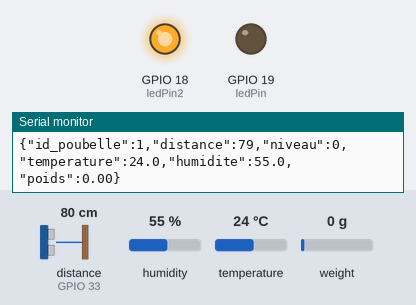
A sketch run on a simulated ESP32. On the bench: output pins drawn as LEDs (lit = HIGH), the last lines printed to the serial monitor. Wiring (inferred from the names in the program): ultrasonic range finder: trigger GPIO 26; echo GPIO 33. Inputs (shaded band) come from the test bench; at power-on: distance to the obstacle (sensor on GPIO 33) 80 cm, humidity 55 %, temperature 24 °C, weight on the scale 0 g. The echo pulse lasts 58.3 µs per cm; WiFi joins after 1.5 s; servers stay silent unless stated; no MQTT or app messages arrive unless stated; pins used as bus, display or sensor lines are not drawn.

Above: at 4.7 s.
4.8 s: distance to the obstacle (sensor on GPIO 33) set to 10 cm
11.1 s: distance to the obstacle (sensor on GPIO 33) set to 7 cm
At 12.2 s:
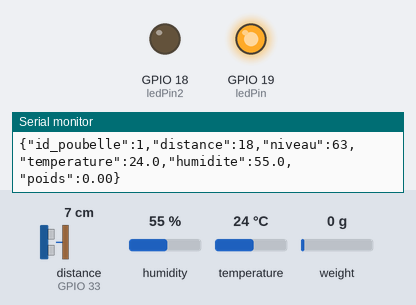
12.8 s: distance to the obstacle (sensor on GPIO 33) set to 13 cm
18.1 s: distance to the obstacle (sensor on GPIO 33) set to 15 cm
At 22.5 s:
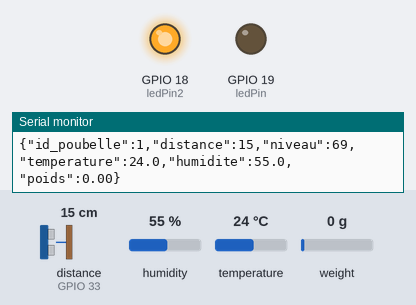
22.8 s: distance to the obstacle (sensor on GPIO 33) set to 2 cm
At 24.1 s:
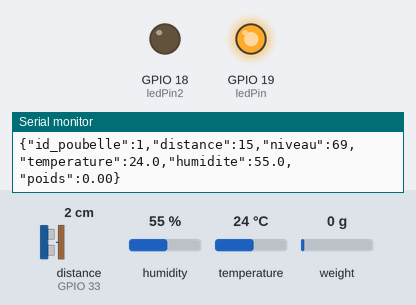
Timing chart, 0 to 25.8 s (numbered marks = the images above; inputs shaded):
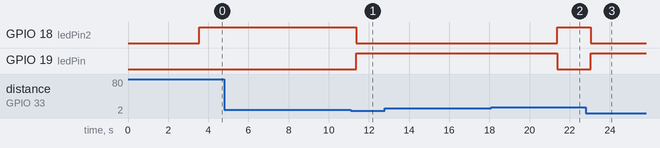

The sketch:

sketch.ino
```cpp
#include <WiFi.h>
#include <PubSubClient.h>
#include <DHT.h>
#include <HX711.h>

const char* ssid = "SmartTrash_Wifi";
const char* password = "poubelle2026";
const char* mqtt_server = "192.168.4.1";

IPAddress local_IP(192, 168, 4, 3);
IPAddress gateway(192, 168, 4, 1);
IPAddress subnet(255, 255, 255, 240);

WiFiClient espClient;
PubSubClient client(espClient);

const int trigPin = 26;
const int echoPin = 33;

const int ledPin = 19;
const int ledPin2 = 18;

#define DHTPIN 4
#define DHTTYPE DHT22

DHT dht(DHTPIN, DHTTYPE);

const int LOADCELL_DOUT_PIN = 22;
const int LOADCELL_SCK_PIN = 23;

HX711 scale;

float calibration_factor = 22684.0;

long duration = 0;
int distance = 0;
float distanceLissee = 0.0;
bool distanceValide = false;

float temperature = 0.0;
float humidite = 0.0;

float poids = 0.0;

unsigned long dernierEnvoiMqtt = 0;
const long intervalleEnvoi = 2000;

void processUltrasonic() {
  digitalWrite(trigPin, LOW);
  delayMicroseconds(2);

  digitalWrite(trigPin, HIGH);
  delayMicroseconds(10);

  digitalWrite(trigPin, LOW);

  duration = pulseIn(echoPin, HIGH, 10000);

  if (duration == 0) {
    distanceValide = false;
    return;
  }

  // Calcul de la vitesse du son avec la température du DHT22
  float vitesseSon = 0.03314 + (0.0000606 * temperature);

  // Sécurité si le DHT n'a pas encore lu au démarrage
  if (temperature == 0.0) {
    vitesseSon = 0.034;
  }

  // Mesure brute avec virgule (float) pour plus de précision
  float nouvelleDistanceBrute = duration * vitesseSon / 2.0;

  if (nouvelleDistanceBrute >= 2 && nouvelleDistanceBrute <= 400) {

    // NOUVEAU : Application du filtre passe-bas (Lissage)
    if (distanceLissee == 0.0) {
      // Au démarrage, on prend la première valeur directement
      distanceLissee = nouvelleDistanceBrute;
    } else {
      // Ensuite on lisse : 20% de la nouvelle valeur + 80% de l'ancienne
      distanceLissee = (nouvelleDistanceBrute * 0.2) + (distanceLissee * 0.8);
    }

    // On arrondit à l'entier le plus proche pour l'affichage final
    distance = round(distanceLissee);
    distanceValide = true;

  } else {
    distanceValide = false;
  }

  // Gestion des LEDs
  if (distance < 15) {
    digitalWrite(ledPin, HIGH);
    digitalWrite(ledPin2, LOW);
  } else {
    digitalWrite(ledPin2, HIGH);
    digitalWrite(ledPin, LOW);
  }
}

void processDHT() {
  float h = dht.readHumidity();
  float t = dht.readTemperature();

  if (!isnan(h) && !isnan(t)) {
    humidite = h;
    temperature = t;
  }
}

void processPoids() {
  if (scale.is_ready()) {
    poids = scale.get_units(5);

    if (poids < 0) {
      poids = 0;
    }
  }
}

void reconnect() {
  int tentatives = 0;

  while (!client.connected() && tentatives < 5) {

    Serial.print("Connexion MQTT...");

    if (client.connect("ESP32_Poubelle_1")) {
      Serial.println(" OK");
    } else {
      Serial.print(" Erreur rc=");
      Serial.print(client.state());
      Serial.println(" nouvelle tentative dans 2s");

      delay(2000);
      tentatives++;
    }
  }
}

void verifierWifi() {

  if (WiFi.status() == WL_CONNECTED)
    return;

  Serial.println("WiFi perdu ! Reconnexion...");

  WiFi.reconnect();

  unsigned long debut = millis();

  while (WiFi.status() != WL_CONNECTED &&
         millis() - debut < 10000) {

    delay(500);
    Serial.print(".");
  }

  if (WiFi.status() != WL_CONNECTED) {

    Serial.println("\nImpossible de reconnecter le WiFi.");
    Serial.println("Redémarrage ESP32...");

    ESP.restart();
  }

  Serial.println("\nWiFi reconnecté !");
}

void setup() {

  Serial.begin(115200);

  delay(1000);

  Serial.println("===== SMART TRASH =====");

  pinMode(ledPin, OUTPUT);
  pinMode(ledPin2, OUTPUT);

  pinMode(trigPin, OUTPUT);
  pinMode(echoPin, INPUT);

  dht.begin();

  scale.begin(LOADCELL_DOUT_PIN, LOADCELL_SCK_PIN);

  scale.set_scale(calibration_factor);
  scale.tare();

  Serial.println("Capteurs initialisés");

  WiFi.mode(WIFI_STA);

  if (!WiFi.config(local_IP, gateway, subnet)) {
    Serial.println("Erreur configuration IP");
  }

  Serial.print("Connexion WiFi : ");
  Serial.println(ssid);

  WiFi.begin(ssid, password);

  unsigned long debut = millis();

  while (WiFi.status() != WL_CONNECTED &&
         millis() - debut < 15000) {

    delay(500);
    Serial.print(".");
  }

  if (WiFi.status() != WL_CONNECTED) {

    Serial.println("\nConnexion impossible");
    ESP.restart();
  }

  Serial.println("\nWiFi connecté");

  Serial.print("IP : ");
  Serial.println(WiFi.localIP());

  client.setServer(mqtt_server, 1883);
  client.setKeepAlive(60);
}

void loop() {

  verifierWifi();

  if (!client.connected()) {
    reconnect();
  }

  client.loop();

  processUltrasonic();
  processDHT();
  processPoids();

  if (millis() - dernierEnvoiMqtt >= intervalleEnvoi) {

    dernierEnvoiMqtt = millis();

    Serial.println("\n===== MESURES =====");

    int niveau = 0;

    if (distanceValide) {
      niveau = map(distance, 49, 0, 0, 100);
      niveau = constrain(niveau, 0, 100);

      Serial.print("Distance : ");
      Serial.print(distance);
      Serial.println(" cm");

      Serial.print("Niveau de remplissage : ");
      Serial.print(niveau);
      Serial.println(" %");
    } else {
      Serial.println("Niveau de remplissage : Invalide");
    }

    Serial.print("Température : ");
    Serial.print(temperature, 1);
    Serial.println(" °C");

    Serial.print("Humidité : ");
    Serial.print(humidite, 1);
    Serial.println(" %");

    Serial.print("Poids : ");
    Serial.print(poids, 2);
    Serial.println(" kg");

    if (distanceValide) {

      String data = "{";
      data += "\"id_poubelle\":1,";
      data += "\"distance\":" + String(distance) + ",";
      data += "\"niveau\":" + String(niveau) + ",";
      data += "\"temperature\":" + String(temperature, 1) + ",";
      data += "\"humidite\":" + String(humidite, 1) + ",";
      data += "\"poids\":" + String(poids, 2);
      data += "}";

      bool resultat = client.publish("smart_trash/data", data.c_str());

      if (resultat) {
        Serial.println("MQTT OK");
      } else {
        Serial.println("MQTT ERREUR");
      }

      Serial.println(data);
    }
    else {
      Serial.println("Mesure ultrason invalide - envoi annulé");
    }
  }

  delay(50);
}
```

test_hc-sr04.ino
```cpp

```

Measured:
- the behaviour switches between 9 and 8 cm on distance to the obstacle (sensor on GPIO 33) (found by bisection; images 0 and 1)
- the behaviour switches between 14 and 15 cm on distance to the obstacle (sensor on GPIO 33) (found by bisection; images 1 and 2)
- after the input at 11.1 s, GPIO 18 (ledPin2): HIGH → LOW after 0.27 s instead of 0.82 s; GPIO 19 (ledPin): LOW → HIGH after 0.27 s instead of 0.82 s
- after the input at 18.1 s, GPIO 18 (ledPin2): LOW → HIGH after 3.3 s; GPIO 19 (ledPin): HIGH → LOW after 3.3 s
- after the input at 22.8 s, GPIO 18 (ledPin2): HIGH → LOW after 0.25 s; GPIO 19 (ledPin): LOW → HIGH after 0.25 s
